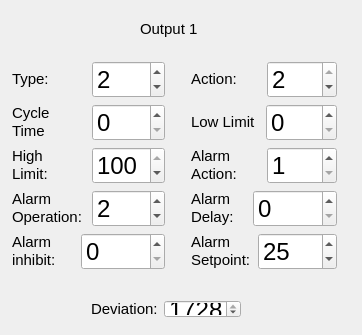
<?xml version="1.0" encoding="UTF-8"?>
<ui version="4.0">
 <class>rampoven_output_parameterClass</class>
 <widget class="QDialog" name="rampoven_output_parameterClass">
  <property name="geometry">
   <rect>
    <x>0</x>
    <y>0</y>
    <width>362</width>
    <height>335</height>
   </rect>
  </property>
  <property name="windowTitle">
   <string>rampoven_output_parameter</string>
  </property>
  <widget class="QWidget" name="layoutWidget">
   <property name="geometry">
    <rect>
     <x>1</x>
     <y>50</y>
     <width>175</width>
     <height>232</height>
    </rect>
   </property>
   <layout class="QVBoxLayout" name="verticalLayout_7">
    <item>
     <layout class="QVBoxLayout" name="verticalLayout_5">
      <item>
       <layout class="QVBoxLayout" name="verticalLayout">
        <item>
         <layout class="QHBoxLayout" name="horizontalLayout">
          <item>
           <widget class="QLabel" name="output_one_typeLabel">
            <property name="text">
             <string>&lt;!DOCTYPE HTML PUBLIC &quot;-//W3C//DTD HTML 4.0//EN&quot; &quot;http://www.w3.org/TR/REC-html40/strict.dtd&quot;&gt;
&lt;html&gt;&lt;head&gt;&lt;meta name=&quot;qrichtext&quot; content=&quot;1&quot; /&gt;&lt;style type=&quot;text/css&quot;&gt;
p, li { white-space: pre-wrap; }
&lt;/style&gt;&lt;/head&gt;&lt;body style=&quot; font-family:'Ubuntu'; font-size:11pt; font-weight:400; font-style:normal;&quot;&gt;
&lt;table border=&quot;0&quot; style=&quot;-qt-table-type: root; margin-top:4px; margin-bottom:4px; margin-left:4px; margin-right:4px;&quot;&gt;
&lt;tr&gt;
&lt;td style=&quot;border: none;&quot;&gt;
&lt;p style=&quot; margin-top:0px; margin-bottom:0px; margin-left:0px; margin-right:0px; -qt-block-indent:0; text-indent:0px;&quot;&gt;&lt;span style=&quot; font-family:'MS Shell Dlg 2';&quot;&gt;Type:&lt;/span&gt;&lt;/p&gt;&lt;/td&gt;&lt;/tr&gt;&lt;/table&gt;&lt;/body&gt;&lt;/html&gt;</string>
            </property>
           </widget>
          </item>
          <item>
           <widget class="QDoubleSpinBox" name="output_one_typeSpinBox">
            <property name="font">
             <font>
              <pointsize>18</pointsize>
             </font>
            </property>
            <property name="decimals">
             <number>0</number>
            </property>
            <property name="minimum">
             <double>1.000000000000000</double>
            </property>
            <property name="maximum">
             <double>5.000000000000000</double>
            </property>
            <property name="value">
             <double>2.000000000000000</double>
            </property>
           </widget>
          </item>
         </layout>
        </item>
        <item>
         <layout class="QHBoxLayout" name="horizontalLayout_4">
          <item>
           <widget class="QLabel" name="output_one_cycletimeLabel">
            <property name="text">
             <string>&lt;!DOCTYPE HTML PUBLIC &quot;-//W3C//DTD HTML 4.0//EN&quot; &quot;http://www.w3.org/TR/REC-html40/strict.dtd&quot;&gt;
&lt;html&gt;&lt;head&gt;&lt;meta name=&quot;qrichtext&quot; content=&quot;1&quot; /&gt;&lt;style type=&quot;text/css&quot;&gt;
p, li { white-space: pre-wrap; }
&lt;/style&gt;&lt;/head&gt;&lt;body style=&quot; font-family:'Ubuntu'; font-size:11pt; font-weight:400; font-style:normal;&quot;&gt;
&lt;table border=&quot;0&quot; style=&quot;-qt-table-type: root; margin-top:4px; margin-bottom:4px; margin-left:4px; margin-right:4px;&quot;&gt;
&lt;tr&gt;
&lt;td style=&quot;border: none;&quot;&gt;
&lt;p style=&quot; margin-top:0px; margin-bottom:0px; margin-left:0px; margin-right:0px; -qt-block-indent:0; text-indent:0px;&quot;&gt;&lt;span style=&quot; font-family:'MS Shell Dlg 2';&quot;&gt;Cycle &lt;/span&gt;&lt;/p&gt;
&lt;p style=&quot; margin-top:0px; margin-bottom:0px; margin-left:0px; margin-right:0px; -qt-block-indent:0; text-indent:0px;&quot;&gt;&lt;span style=&quot; font-family:'MS Shell Dlg 2';&quot;&gt;Time&lt;/span&gt;&lt;/p&gt;&lt;/td&gt;&lt;/tr&gt;&lt;/table&gt;&lt;/body&gt;&lt;/html&gt;</string>
            </property>
           </widget>
          </item>
          <item>
           <widget class="QDoubleSpinBox" name="output_one_cycletimeSpinBox">
            <property name="font">
             <font>
              <pointsize>18</pointsize>
             </font>
            </property>
            <property name="decimals">
             <number>0</number>
            </property>
            <property name="minimum">
             <double>0.000000000000000</double>
            </property>
            <property name="maximum">
             <double>120.000000000000000</double>
            </property>
            <property name="value">
             <double>0.000000000000000</double>
            </property>
           </widget>
          </item>
         </layout>
        </item>
       </layout>
      </item>
      <item>
       <layout class="QVBoxLayout" name="verticalLayout_4">
        <item>
         <layout class="QHBoxLayout" name="horizontalLayout_7">
          <item>
           <widget class="QLabel" name="output_one_highlimitLabel">
            <property name="text">
             <string>&lt;!DOCTYPE HTML PUBLIC &quot;-//W3C//DTD HTML 4.0//EN&quot; &quot;http://www.w3.org/TR/REC-html40/strict.dtd&quot;&gt;
&lt;html&gt;&lt;head&gt;&lt;meta name=&quot;qrichtext&quot; content=&quot;1&quot; /&gt;&lt;style type=&quot;text/css&quot;&gt;
p, li { white-space: pre-wrap; }
&lt;/style&gt;&lt;/head&gt;&lt;body style=&quot; font-family:'Ubuntu'; font-size:11pt; font-weight:400; font-style:normal;&quot;&gt;
&lt;table border=&quot;0&quot; style=&quot;-qt-table-type: root; margin-top:4px; margin-bottom:4px; margin-left:4px; margin-right:4px;&quot;&gt;
&lt;tr&gt;
&lt;td style=&quot;border: none;&quot;&gt;
&lt;p style=&quot; margin-top:0px; margin-bottom:0px; margin-left:0px; margin-right:0px; -qt-block-indent:0; text-indent:0px;&quot;&gt;&lt;span style=&quot; font-family:'MS Shell Dlg 2';&quot;&gt;High &lt;/span&gt;&lt;/p&gt;
&lt;p style=&quot; margin-top:0px; margin-bottom:0px; margin-left:0px; margin-right:0px; -qt-block-indent:0; text-indent:0px;&quot;&gt;&lt;span style=&quot; font-family:'MS Shell Dlg 2';&quot;&gt;Limit:&lt;/span&gt;&lt;/p&gt;&lt;/td&gt;&lt;/tr&gt;&lt;/table&gt;&lt;/body&gt;&lt;/html&gt;</string>
            </property>
           </widget>
          </item>
          <item>
           <widget class="QDoubleSpinBox" name="output_one_highlimitSpinBox">
            <property name="font">
             <font>
              <pointsize>18</pointsize>
             </font>
            </property>
            <property name="decimals">
             <number>0</number>
            </property>
            <property name="minimum">
             <double>0.000000000000000</double>
            </property>
            <property name="maximum">
             <double>100.000000000000000</double>
            </property>
            <property name="value">
             <double>100.000000000000000</double>
            </property>
           </widget>
          </item>
         </layout>
        </item>
        <item>
         <layout class="QHBoxLayout" name="horizontalLayout_8">
          <item>
           <widget class="QLabel" name="output_one_alarm_operationLabel">
            <property name="text">
             <string>&lt;!DOCTYPE HTML PUBLIC &quot;-//W3C//DTD HTML 4.0//EN&quot; &quot;http://www.w3.org/TR/REC-html40/strict.dtd&quot;&gt;
&lt;html&gt;&lt;head&gt;&lt;meta name=&quot;qrichtext&quot; content=&quot;1&quot; /&gt;&lt;style type=&quot;text/css&quot;&gt;
p, li { white-space: pre-wrap; }
&lt;/style&gt;&lt;/head&gt;&lt;body style=&quot; font-family:'Ubuntu'; font-size:11pt; font-weight:400; font-style:normal;&quot;&gt;
&lt;table border=&quot;0&quot; style=&quot;-qt-table-type: root; margin-top:4px; margin-bottom:4px; margin-left:4px; margin-right:4px;&quot;&gt;
&lt;tr&gt;
&lt;td style=&quot;border: none;&quot;&gt;
&lt;p style=&quot; margin-top:0px; margin-bottom:0px; margin-left:0px; margin-right:0px; -qt-block-indent:0; text-indent:0px;&quot;&gt;&lt;span style=&quot; font-family:'MS Shell Dlg 2';&quot;&gt;Alarm&lt;/span&gt;&lt;/p&gt;
&lt;p style=&quot; margin-top:0px; margin-bottom:0px; margin-left:0px; margin-right:0px; -qt-block-indent:0; text-indent:0px;&quot;&gt;&lt;span style=&quot; font-family:'MS Shell Dlg 2';&quot;&gt;Operation:&lt;/span&gt;&lt;/p&gt;&lt;/td&gt;&lt;/tr&gt;&lt;/table&gt;&lt;/body&gt;&lt;/html&gt;</string>
            </property>
           </widget>
          </item>
          <item>
           <widget class="QDoubleSpinBox" name="output_one_alarm_operationSpinBox">
            <property name="font">
             <font>
              <pointsize>18</pointsize>
             </font>
            </property>
            <property name="decimals">
             <number>0</number>
            </property>
            <property name="minimum">
             <double>1.000000000000000</double>
            </property>
            <property name="maximum">
             <double>6.000000000000000</double>
            </property>
            <property name="value">
             <double>2.000000000000000</double>
            </property>
           </widget>
          </item>
         </layout>
        </item>
       </layout>
      </item>
     </layout>
    </item>
    <item>
     <layout class="QHBoxLayout" name="horizontalLayout_9">
      <item>
       <widget class="QLabel" name="output_one_alarm_inhibitLabel">
        <property name="text">
         <string>&lt;!DOCTYPE HTML PUBLIC &quot;-//W3C//DTD HTML 4.0//EN&quot; &quot;http://www.w3.org/TR/REC-html40/strict.dtd&quot;&gt;
&lt;html&gt;&lt;head&gt;&lt;meta name=&quot;qrichtext&quot; content=&quot;1&quot; /&gt;&lt;style type=&quot;text/css&quot;&gt;
p, li { white-space: pre-wrap; }
&lt;/style&gt;&lt;/head&gt;&lt;body style=&quot; font-family:'Ubuntu'; font-size:11pt; font-weight:400; font-style:normal;&quot;&gt;
&lt;table border=&quot;0&quot; style=&quot;-qt-table-type: root; margin-top:4px; margin-bottom:4px; margin-left:4px; margin-right:4px;&quot;&gt;
&lt;tr&gt;
&lt;td style=&quot;border: none;&quot;&gt;
&lt;p style=&quot; margin-top:0px; margin-bottom:0px; margin-left:0px; margin-right:0px; -qt-block-indent:0; text-indent:0px;&quot;&gt;&lt;span style=&quot; font-family:'MS Shell Dlg 2';&quot;&gt;Alarm&lt;/span&gt;&lt;/p&gt;
&lt;p style=&quot; margin-top:0px; margin-bottom:0px; margin-left:0px; margin-right:0px; -qt-block-indent:0; text-indent:0px;&quot;&gt;&lt;span style=&quot; font-family:'MS Shell Dlg 2';&quot;&gt;inhibit:&lt;/span&gt;&lt;/p&gt;&lt;/td&gt;&lt;/tr&gt;&lt;/table&gt;&lt;/body&gt;&lt;/html&gt;</string>
        </property>
       </widget>
      </item>
      <item>
       <widget class="QDoubleSpinBox" name="output_one_alarm_inhibitSpinBox">
        <property name="font">
         <font>
          <pointsize>18</pointsize>
         </font>
        </property>
        <property name="decimals">
         <number>0</number>
        </property>
        <property name="minimum">
         <double>0.000000000000000</double>
        </property>
        <property name="maximum">
         <double>9999.000000000000000</double>
        </property>
        <property name="value">
         <double>0.000000000000000</double>
        </property>
       </widget>
      </item>
     </layout>
    </item>
   </layout>
  </widget>
  <widget class="QWidget" name="layoutWidget_2">
   <property name="geometry">
    <rect>
     <x>80</x>
     <y>289</y>
     <width>172</width>
     <height>40</height>
    </rect>
   </property>
   <layout class="QHBoxLayout" name="horizontalLayout_11">
    <item>
     <widget class="QLabel" name="output_one_deviationLabel">
      <property name="text">
       <string>&lt;!DOCTYPE HTML PUBLIC &quot;-//W3C//DTD HTML 4.0//EN&quot; &quot;http://www.w3.org/TR/REC-html40/strict.dtd&quot;&gt;
&lt;html&gt;&lt;head&gt;&lt;meta name=&quot;qrichtext&quot; content=&quot;1&quot; /&gt;&lt;style type=&quot;text/css&quot;&gt;
p, li { white-space: pre-wrap; }
&lt;/style&gt;&lt;/head&gt;&lt;body style=&quot; font-family:'Ubuntu'; font-size:11pt; font-weight:400; font-style:normal;&quot;&gt;
&lt;table border=&quot;0&quot; style=&quot;-qt-table-type: root; margin-top:4px; margin-bottom:4px; margin-left:4px; margin-right:4px;&quot;&gt;
&lt;tr&gt;
&lt;td style=&quot;border: none;&quot;&gt;
&lt;p style=&quot; margin-top:0px; margin-bottom:0px; margin-left:0px; margin-right:0px; -qt-block-indent:0; text-indent:0px;&quot;&gt;&lt;span style=&quot; font-family:'MS Shell Dlg 2';&quot;&gt;Deviation:&lt;/span&gt;&lt;/p&gt;&lt;/td&gt;&lt;/tr&gt;&lt;/table&gt;&lt;/body&gt;&lt;/html&gt;</string>
      </property>
     </widget>
    </item>
    <item>
     <widget class="QDoubleSpinBox" name="output_one_deviationSpinBox">
      <property name="font">
       <font>
        <pointsize>18</pointsize>
       </font>
      </property>
      <property name="decimals">
       <number>0</number>
      </property>
      <property name="minimum">
       <double>0.000000000000000</double>
      </property>
      <property name="maximum">
       <double>1728.000000000000000</double>
      </property>
      <property name="value">
       <double>1728.000000000000000</double>
      </property>
     </widget>
    </item>
   </layout>
  </widget>
  <widget class="QWidget" name="layoutWidget_6">
   <property name="geometry">
    <rect>
     <x>180</x>
     <y>50</y>
     <width>168</width>
     <height>232</height>
    </rect>
   </property>
   <layout class="QVBoxLayout" name="verticalLayout_8">
    <item>
     <layout class="QVBoxLayout" name="verticalLayout_6">
      <item>
       <layout class="QVBoxLayout" name="verticalLayout_2">
        <item>
         <layout class="QHBoxLayout" name="horizontalLayout_2">
          <item>
           <widget class="QLabel" name="output_one_actionLabel">
            <property name="text">
             <string>&lt;!DOCTYPE HTML PUBLIC &quot;-//W3C//DTD HTML 4.0//EN&quot; &quot;http://www.w3.org/TR/REC-html40/strict.dtd&quot;&gt;
&lt;html&gt;&lt;head&gt;&lt;meta name=&quot;qrichtext&quot; content=&quot;1&quot; /&gt;&lt;style type=&quot;text/css&quot;&gt;
p, li { white-space: pre-wrap; }
&lt;/style&gt;&lt;/head&gt;&lt;body style=&quot; font-family:'Ubuntu'; font-size:11pt; font-weight:400; font-style:normal;&quot;&gt;
&lt;table border=&quot;0&quot; style=&quot;-qt-table-type: root; margin-top:4px; margin-bottom:4px; margin-left:4px; margin-right:4px;&quot;&gt;
&lt;tr&gt;
&lt;td style=&quot;border: none;&quot;&gt;
&lt;p style=&quot; margin-top:0px; margin-bottom:0px; margin-left:0px; margin-right:0px; -qt-block-indent:0; text-indent:0px;&quot;&gt;&lt;span style=&quot; font-family:'MS Shell Dlg 2';&quot;&gt;Action:&lt;/span&gt;&lt;/p&gt;&lt;/td&gt;&lt;/tr&gt;&lt;/table&gt;&lt;/body&gt;&lt;/html&gt;</string>
            </property>
           </widget>
          </item>
          <item>
           <widget class="QDoubleSpinBox" name="output_one_actionSpinBox">
            <property name="font">
             <font>
              <pointsize>18</pointsize>
             </font>
            </property>
            <property name="decimals">
             <number>0</number>
            </property>
            <property name="minimum">
             <double>1.000000000000000</double>
            </property>
            <property name="maximum">
             <double>2.000000000000000</double>
            </property>
            <property name="value">
             <double>2.000000000000000</double>
            </property>
           </widget>
          </item>
         </layout>
        </item>
        <item>
         <layout class="QHBoxLayout" name="horizontalLayout_3">
          <item>
           <widget class="QLabel" name="output_one_lowlimitLabel">
            <property name="text">
             <string>&lt;!DOCTYPE HTML PUBLIC &quot;-//W3C//DTD HTML 4.0//EN&quot; &quot;http://www.w3.org/TR/REC-html40/strict.dtd&quot;&gt;
&lt;html&gt;&lt;head&gt;&lt;meta name=&quot;qrichtext&quot; content=&quot;1&quot; /&gt;&lt;style type=&quot;text/css&quot;&gt;
p, li { white-space: pre-wrap; }
&lt;/style&gt;&lt;/head&gt;&lt;body style=&quot; font-family:'Ubuntu'; font-size:11pt; font-weight:400; font-style:normal;&quot;&gt;
&lt;table border=&quot;0&quot; style=&quot;-qt-table-type: root; margin-top:4px; margin-bottom:4px; margin-left:4px; margin-right:4px;&quot;&gt;
&lt;tr&gt;
&lt;td style=&quot;border: none;&quot;&gt;
&lt;p style=&quot; margin-top:0px; margin-bottom:0px; margin-left:0px; margin-right:0px; -qt-block-indent:0; text-indent:0px;&quot;&gt;&lt;span style=&quot; font-family:'MS Shell Dlg 2';&quot;&gt;Low Limit&lt;/span&gt;&lt;/p&gt;&lt;/td&gt;&lt;/tr&gt;&lt;/table&gt;&lt;/body&gt;&lt;/html&gt;</string>
            </property>
           </widget>
          </item>
          <item>
           <widget class="QDoubleSpinBox" name="output_one_lowlimitSpinBox">
            <property name="font">
             <font>
              <pointsize>18</pointsize>
             </font>
            </property>
            <property name="decimals">
             <number>0</number>
            </property>
            <property name="minimum">
             <double>0.000000000000000</double>
            </property>
            <property name="maximum">
             <double>100.000000000000000</double>
            </property>
            <property name="value">
             <double>0.000000000000000</double>
            </property>
           </widget>
          </item>
         </layout>
        </item>
       </layout>
      </item>
      <item>
       <layout class="QVBoxLayout" name="verticalLayout_3">
        <item>
         <layout class="QHBoxLayout" name="horizontalLayout_5">
          <item>
           <widget class="QLabel" name="output_one_alarmactionLabel">
            <property name="text">
             <string>&lt;!DOCTYPE HTML PUBLIC &quot;-//W3C//DTD HTML 4.0//EN&quot; &quot;http://www.w3.org/TR/REC-html40/strict.dtd&quot;&gt;
&lt;html&gt;&lt;head&gt;&lt;meta name=&quot;qrichtext&quot; content=&quot;1&quot; /&gt;&lt;style type=&quot;text/css&quot;&gt;
p, li { white-space: pre-wrap; }
&lt;/style&gt;&lt;/head&gt;&lt;body style=&quot; font-family:'Ubuntu'; font-size:11pt; font-weight:400; font-style:normal;&quot;&gt;
&lt;table border=&quot;0&quot; style=&quot;-qt-table-type: root; margin-top:4px; margin-bottom:4px; margin-left:4px; margin-right:4px;&quot;&gt;
&lt;tr&gt;
&lt;td style=&quot;border: none;&quot;&gt;
&lt;p style=&quot; margin-top:0px; margin-bottom:0px; margin-left:0px; margin-right:0px; -qt-block-indent:0; text-indent:0px;&quot;&gt;Alarm&lt;/p&gt;
&lt;p style=&quot; margin-top:0px; margin-bottom:0px; margin-left:0px; margin-right:0px; -qt-block-indent:0; text-indent:0px;&quot;&gt;&lt;span style=&quot; font-family:'MS Shell Dlg 2';&quot;&gt;Action:&lt;/span&gt;&lt;/p&gt;&lt;/td&gt;&lt;/tr&gt;&lt;/table&gt;&lt;/body&gt;&lt;/html&gt;</string>
            </property>
           </widget>
          </item>
          <item>
           <widget class="QDoubleSpinBox" name="output_one_alarmactionSpinBox">
            <property name="font">
             <font>
              <pointsize>18</pointsize>
             </font>
            </property>
            <property name="decimals">
             <number>0</number>
            </property>
            <property name="minimum">
             <double>1.000000000000000</double>
            </property>
            <property name="maximum">
             <double>3.000000000000000</double>
            </property>
            <property name="value">
             <double>1.000000000000000</double>
            </property>
           </widget>
          </item>
         </layout>
        </item>
        <item>
         <layout class="QHBoxLayout" name="horizontalLayout_6">
          <item>
           <widget class="QLabel" name="output_one_alarm_delayLabel">
            <property name="text">
             <string>&lt;!DOCTYPE HTML PUBLIC &quot;-//W3C//DTD HTML 4.0//EN&quot; &quot;http://www.w3.org/TR/REC-html40/strict.dtd&quot;&gt;
&lt;html&gt;&lt;head&gt;&lt;meta name=&quot;qrichtext&quot; content=&quot;1&quot; /&gt;&lt;style type=&quot;text/css&quot;&gt;
p, li { white-space: pre-wrap; }
&lt;/style&gt;&lt;/head&gt;&lt;body style=&quot; font-family:'Ubuntu'; font-size:11pt; font-weight:400; font-style:normal;&quot;&gt;
&lt;table border=&quot;0&quot; style=&quot;-qt-table-type: root; margin-top:4px; margin-bottom:4px; margin-left:4px; margin-right:4px;&quot;&gt;
&lt;tr&gt;
&lt;td style=&quot;border: none;&quot;&gt;
&lt;p style=&quot; margin-top:0px; margin-bottom:0px; margin-left:0px; margin-right:0px; -qt-block-indent:0; text-indent:0px;&quot;&gt;&lt;span style=&quot; font-family:'MS Shell Dlg 2';&quot;&gt;Alarm&lt;/span&gt;&lt;/p&gt;
&lt;p style=&quot; margin-top:0px; margin-bottom:0px; margin-left:0px; margin-right:0px; -qt-block-indent:0; text-indent:0px;&quot;&gt;&lt;span style=&quot; font-family:'MS Shell Dlg 2';&quot;&gt;Delay:&lt;/span&gt;&lt;/p&gt;&lt;/td&gt;&lt;/tr&gt;&lt;/table&gt;&lt;/body&gt;&lt;/html&gt;</string>
            </property>
           </widget>
          </item>
          <item>
           <widget class="QDoubleSpinBox" name="output_one_alarm_delaySpinBox">
            <property name="font">
             <font>
              <pointsize>18</pointsize>
             </font>
            </property>
            <property name="decimals">
             <number>0</number>
            </property>
            <property name="minimum">
             <double>0.000000000000000</double>
            </property>
            <property name="maximum">
             <double>9999.000000000000000</double>
            </property>
            <property name="value">
             <double>0.000000000000000</double>
            </property>
           </widget>
          </item>
         </layout>
        </item>
       </layout>
      </item>
     </layout>
    </item>
    <item>
     <layout class="QHBoxLayout" name="horizontalLayout_10">
      <item>
       <widget class="QLabel" name="output_one_alarm_setpointLabel">
        <property name="text">
         <string>&lt;!DOCTYPE HTML PUBLIC &quot;-//W3C//DTD HTML 4.0//EN&quot; &quot;http://www.w3.org/TR/REC-html40/strict.dtd&quot;&gt;
&lt;html&gt;&lt;head&gt;&lt;meta name=&quot;qrichtext&quot; content=&quot;1&quot; /&gt;&lt;style type=&quot;text/css&quot;&gt;
p, li { white-space: pre-wrap; }
&lt;/style&gt;&lt;/head&gt;&lt;body style=&quot; font-family:'Ubuntu'; font-size:11pt; font-weight:400; font-style:normal;&quot;&gt;
&lt;table border=&quot;0&quot; style=&quot;-qt-table-type: root; margin-top:4px; margin-bottom:4px; margin-left:4px; margin-right:4px;&quot;&gt;
&lt;tr&gt;
&lt;td style=&quot;border: none;&quot;&gt;
&lt;p style=&quot; margin-top:0px; margin-bottom:0px; margin-left:0px; margin-right:0px; -qt-block-indent:0; text-indent:0px;&quot;&gt;&lt;span style=&quot; font-family:'MS Shell Dlg 2';&quot;&gt;Alarm&lt;/span&gt;&lt;/p&gt;
&lt;p style=&quot; margin-top:0px; margin-bottom:0px; margin-left:0px; margin-right:0px; -qt-block-indent:0; text-indent:0px;&quot;&gt;&lt;span style=&quot; font-family:'MS Shell Dlg 2';&quot;&gt;Setpoint:&lt;/span&gt;&lt;/p&gt;&lt;/td&gt;&lt;/tr&gt;&lt;/table&gt;&lt;/body&gt;&lt;/html&gt;</string>
        </property>
       </widget>
      </item>
      <item>
       <widget class="QDoubleSpinBox" name="output_one_alarm_setpointSpinBox">
        <property name="font">
         <font>
          <pointsize>18</pointsize>
         </font>
        </property>
        <property name="decimals">
         <number>0</number>
        </property>
        <property name="minimum">
         <double>-556.000000000000000</double>
        </property>
        <property name="maximum">
         <double>556.000000000000000</double>
        </property>
        <property name="value">
         <double>25.000000000000000</double>
        </property>
       </widget>
      </item>
     </layout>
    </item>
   </layout>
  </widget>
  <widget class="QLabel" name="output_one_Label">
   <property name="geometry">
    <rect>
     <x>140</x>
     <y>10</y>
     <width>75</width>
     <height>38</height>
    </rect>
   </property>
   <property name="text">
    <string>&lt;!DOCTYPE HTML PUBLIC &quot;-//W3C//DTD HTML 4.0//EN&quot; &quot;http://www.w3.org/TR/REC-html40/strict.dtd&quot;&gt;
&lt;html&gt;&lt;head&gt;&lt;meta name=&quot;qrichtext&quot; content=&quot;1&quot; /&gt;&lt;style type=&quot;text/css&quot;&gt;
p, li { white-space: pre-wrap; }
&lt;/style&gt;&lt;/head&gt;&lt;body style=&quot; font-family:'Ubuntu'; font-size:11pt; font-weight:400; font-style:normal;&quot;&gt;
&lt;table border=&quot;0&quot; style=&quot;-qt-table-type: root; margin-top:4px; margin-bottom:4px; margin-left:4px; margin-right:4px;&quot;&gt;
&lt;tr&gt;
&lt;td style=&quot;border: none;&quot;&gt;
&lt;p style=&quot; margin-top:0px; margin-bottom:0px; margin-left:0px; margin-right:0px; -qt-block-indent:0; text-indent:0px;&quot;&gt;&lt;span style=&quot; font-family:'MS Shell Dlg 2';&quot;&gt;Output 1&lt;/span&gt;&lt;/p&gt;&lt;/td&gt;&lt;/tr&gt;&lt;/table&gt;&lt;/body&gt;&lt;/html&gt;</string>
   </property>
  </widget>
 </widget>
 <layoutdefault spacing="6" margin="11"/>
 <resources/>
 <connections/>
 <slots>
  <slot>ReadROOutputparameters()</slot>
  <slot>WritesData()</slot>
 </slots>
</ui>
